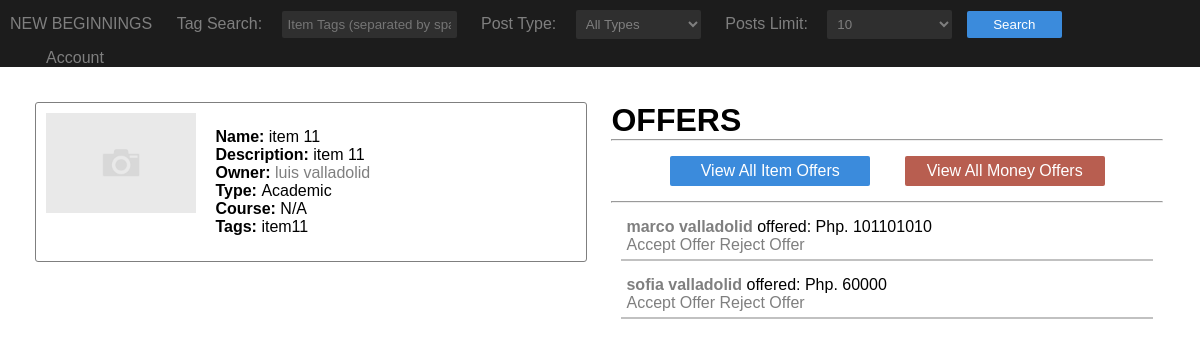
The app's page /viewItem/?item=24&view=money (signed in) with its own data.
### post/models.py (models this page shows)
class Post(models.Model):
    post_owner = models.ForeignKey(User, on_delete=models.CASCADE)
    post_name = models.CharField(max_length=30)
    post_description = models.TextField()
    post_price = models.PositiveIntegerField(default=0)
    post_posted = models.DateTimeField(auto_now=True)
    post_type = models.CharField(max_length=20, choices=post_choices, default='academic', validators=[valid_post_type])
    post_course = models.CharField(default="N/A", max_length=15)
    post_pic = models.ImageField(upload_to='img/posts/', default='img/posts/default.jpg')
    post_tags = TaggableManager()

class User(models.Model):
    user_name = models.CharField(max_length=50)
    user_email = models.EmailField()
    user_password = models.CharField(max_length=16)
    user_type = models.CharField(max_length=20, choices=user_choices, default='student', validators=[valid_user_type])
    user_pic = models.ImageField(upload_to='img/user/', default='img/user/default.png')

class MoneyOffer(models.Model):
    moneyO_offer = models.ForeignKey(Offer, on_delete=models.CASCADE)
    money = models.PositiveIntegerField(default=0)

class Offer(models.Model):
    offer_post = models.ForeignKey(Post, on_delete=models.CASCADE)
    offer_user = models.ForeignKey(User, on_delete=models.CASCADE)

### post/views.py (the view, shortened to what this page needs)
# urls.py: url(r'^viewItem/', post.views.viewItem),
def viewItem(request):
    if 'uid' in request.session and 'item' in request.GET:
        post = Post.objects.get(id=request.GET['item'])
        offer = None
        if 'view' in request.GET:
            if request.GET['view'] == 'items':
                offer = ItemOffer.objects.filter(itemO_offer__offer_post=post)
                if offer.count() == 0:
                    offer = None
                return render(request, 'viewItem.html',
                              {'post': post, 'form': SearchPost(), 'item': request.GET['item'], 'displayItem': offer})
            else:
                offer = MoneyOffer.objects.filter(moneyO_offer__offer_post=post)
                if offer.count() == 0:
                    offer = None
                return render(request, 'viewItem.html',
                              {'post': post, 'form': SearchPost(), 'item': request.GET['item'], 'displayMoney': offer})
    else:
        return HttpResponseRedirect('/')

### post/forms.py
class SearchPost(forms.ModelForm):
    post_type = forms.CharField(required=True, label="Post Type", widget=forms.Select(choices=post_choices))
    limit = forms.CharField(label="Posts Limit", widget=forms.Select(choices=post_limit_choices, attrs={'required': True}))
    post_tags = forms.CharField(required=False, label='Tag Search', widget=forms.TextInput(attrs={'required': False, 'placeholder': 'Item Tags (separated by space)...'}))
    user = forms.CharField()
    class Meta:
        model = Post
        fields = ['post_tags']
        help_texts ={
            'post_tags': '',
        }
        labels = {
            'post_tags': 'Tag Search'
        }
    def __init__(self, userId=None, *args, **kwargs):
        super(SearchPost, self).__init__(*args, **kwargs)
        if userId is None:
            del self.fields['user']
        else:
            self.fields['user'] = forms.CharField(widget=forms.HiddenInput(attrs={'value': userId}))

### post/templatetags/filter.py (called while the page is built)
@register.filter
def getUser(sessions):
    if 'uid' in sessions:
        return sessions['uid']
    else:
        return None

### post/templates/viewItem.html (shortened to what this page needs)
{% load static %}
{% load filter %}
<!DOCTYPE html>
<html lang="en">
<head>
    <link rel="stylesheet" href="{% static 'style.css' %}">
</head>
<body>
    <div id="nav">
        <form action="/" method="GET" id="frmSearch">
            <p style="text-transform: uppercase;"><a href="/">New Beginnings</a></p>
            {{ form.as_p }}
            <input type="submit" value="Search" id="search">
            <ul>
                <li>
                    Account
                </li>
            </ul>
        </form>
    </div>
    <div id="itemDetails">
        <div class="post viewItemPost">
            <a href="{{ post.post_pic.url }}"> <img src="{{ post.post_pic.url }}" alt="{{ post.post_name }}"></a>
            <div class="postDetails">
                <p><b>Name: </b> {{ post.post_name }}</p>
                <p><b>Description: </b> {{ post.post_description }}</p>
                <p><b>Owner: </b> <a href="/profile/?user={{ post.post_owner.id }}">{{ post.post_owner.user_name }}</a></p>
                <p><b>Type: </b> <span onclick="searchType('{{ post.post_type }}')">{% if post.post_type == 'academic' %} Academic {% else %} Office {% endif %}</span></p>
                {% if post.post_type == 'academic' %}
                    <p><b>Course: </b> {{ post.post_course }}</p>
                {% endif %}
                <p><b>Tags: </b>
                    {% for tag in post.post_tags.names %}
                        <span class="tag" onclick="searchTag(this)">{{ tag }}</span>
                    {% endfor %}
                </p>
            </div>
        </div>
        {% if offer and post.post_owner_id != request.session|getUser %}
            <div id="form">
                <form action="/viewItem/?item={{ item }}" method="POST" style="display: inline-block;">
                    <input type="hidden" name="itemOffer">
                    {% csrf_token %}
                    <input type="submit" value="Offer An Item" id="btn">
                </form>
                <form action="/viewItem/?item={{ item }}" method="POST" style="display: inline-block;">
                    <input type="hidden" name="moneyOffer">
                    {% csrf_token %}
                    <input type="submit" value="Offer Money" id="btn">
                </form>
                <br><br>
                <form action="/offer/" method="POST">
                    <h1>Offer</h1>
                    <hr>
                    {% csrf_token %}
                    {{ offer.as_p }}
                    <input type="hidden" name="post" value="{{ item }}">
                    <input type="hidden" name="type" value="{{  offer|getType }}">
                    <div class="center">
                        <input type="submit" value="Offer" id="btn" style="padding: 10px; width: 150px;">
                    </div>
                    {% if error %}
                        <div style="background-color: #b85e50; padding: 7px; margin-top: 10px; border-radius: 3px;"><b>Error:</b> {{ error }}</div>
                    {% endif %}
                </form>
                <form action="/cancel/" method="POST" style="text-align: center; margin-top: 10px;">
                    {% csrf_token %}
                    <input type="hidden" name="post" value="{{ item }}">
                    <input type="submit" value="Cancel Offer" id="btn" style="padding: 10px; background-color: #b85e50;">
                </form>
            </div>
        {% else %}
            <div>
                <h1>OFFERS</h1>
                <hr>
                <div style="text-align: center;">
                    <a href="/viewItem/?item={{ item }}&view=items" id="btn" style="margin: 15px; display: inline-block; width: 200px; text-align: center;">View All Item Offers</a>
                    <a href="/viewItem/?item={{ item }}&view=money" id="btn" style="background-color: #b85e50; margin: 15px; display: inline-block; width: 200px; text-align: center;">View All Money Offers</a>
                </div>
                {% if displayItem %}
                    <hr>
                    {% for d in displayItem %}
                        <p style="margin: 10px; padding: 5px; border-bottom: 2px solid #c1c1c1;">
                            <b><a href="/profile/?user={{ d.itemO_offer.offer_user.id }}">{{ d.itemO_offer.offer_user.user_name }}</a></b>
                            offered: <a href="/viewItem/?item={{ d.item.id }}">{{ d.item.post_name }}</a><br>
                        <a href="/viewItem/accept/?offer={{ d.id }}&type=0">Accept Offer</a>
                            <a href="/viewItem/reject/?offer={{ d.id }}&type=0">Reject Offer</a>
                        </p>
                    {% endfor %}
                {% elif displayMoney %}
                    <hr>
                    {% for m in displayMoney %}
                        <p style="margin: 10px; padding: 5px; border-bottom: 2px solid #c1c1c1;">
                            <b><a href="/profile/?user={{ m.moneyO_offer.offer_user.id }}">{{ m.moneyO_offer.offer_user.user_name }}</a></b> offered: Php. {{ m.money }}
                            <br><a href="/viewItem/accept/?offer={{ m.id }}&type=1">Accept Offer</a>
                            <a href="/viewItem/reject/?offer={{ m.id }}&type=1">Reject Offer</a>
                        </p>
                    {% endfor %}
                {% endif %}
            </div>
        {% endif %}
    </div>
</body>
</html>

### static/style.css (style rules this page uses)
* { margin: 0; padding: 0; box-sizing: border-box; font-family: sans-serif; outline: none; }
a { text-decoration: none; color: #7f7f7f; }
#nav { background-color: #1c1c1c; color: #7f7f7f; }
form p { display: inline-block; }
#nav form p label { margin-right: 15px; }
form p input, form p textarea { border: 0; padding: 6px; color: #ffffff; border-radius: 2px; background-color: #2f2f2f; }
#nav form p { margin: 10px; }
form p input[name=post_tags] { width: 175px; transition: width ease-in-out 0.4s; }
form p select { border: 0; width: 125px; padding: 6px; color: #7f7f7f; border-radius: 2px; background-color: #2f2f2f; }
#nav form #search, #btn { border: 0; width: 95px; padding: 6px; color: #ffffff; border-radius: 2px; cursor: pointer; background-color: #3b8bdc; transition: background-color ease-in-out 0.2s; }
#nav ul { display: inline-block; text-align: center; }
#nav ul > li { position: relative; list-style-type: none; width: 150px; cursor: pointer; }
.post { display: inline-block; padding: 10px; border: 1px solid #7f7f7f; border-radius: 3px; }
.post img { width: 150px; }
.postDetails { display: none; padding: 15px; text-align: left; vertical-align: top; }
#itemDetails { margin: 25px; }
#itemDetails > div { vertical-align: top; display: inline-block; width: 48%; margin: 10px; }
.viewItemPost .postDetails { display: inline-block !important; }

### records on screen
Post: post_pic (placeholder picture), post_name "item 11", post_description "item 11", post_owner.user_name "luis valladolid", post_course "N/A"
Tag: tag "item11"
MoneyOffer: moneyO_offer.offer_user.user_name "marco valladolid", money "101101010"
MoneyOffer: moneyO_offer.offer_user.user_name "sofia valladolid", money "60000"
